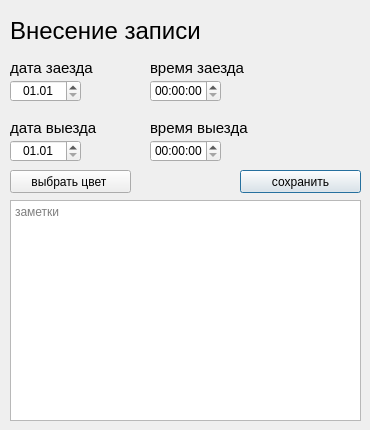
<?xml version="1.0" encoding="UTF-8"?>
<ui version="4.0">
 <class>Dialog</class>
 <widget class="QDialog" name="Dialog">
  <property name="geometry">
   <rect>
    <x>0</x>
    <y>0</y>
    <width>370</width>
    <height>430</height>
   </rect>
  </property>
  <property name="windowTitle">
   <string>Dialog</string>
  </property>
  <widget class="QPushButton" name="btn_save">
   <property name="geometry">
    <rect>
     <x>240</x>
     <y>170</y>
     <width>121</width>
     <height>23</height>
    </rect>
   </property>
   <property name="text">
    <string>сохранить</string>
   </property>
  </widget>
  <widget class="QTextEdit" name="te_notes">
   <property name="geometry">
    <rect>
     <x>10</x>
     <y>200</y>
     <width>351</width>
     <height>221</height>
    </rect>
   </property>
   <property name="html">
    <string>&lt;!DOCTYPE HTML PUBLIC &quot;-//W3C//DTD HTML 4.0//EN&quot; &quot;http://www.w3.org/TR/REC-html40/strict.dtd&quot;&gt;
&lt;html&gt;&lt;head&gt;&lt;meta name=&quot;qrichtext&quot; content=&quot;1&quot; /&gt;&lt;style type=&quot;text/css&quot;&gt;
p, li { white-space: pre-wrap; }
&lt;/style&gt;&lt;/head&gt;&lt;body style=&quot; font-family:'.AppleSystemUIFont'; font-size:13pt; font-weight:400; font-style:normal;&quot;&gt;
&lt;p style=&quot;-qt-paragraph-type:empty; margin-top:0px; margin-bottom:0px; margin-left:0px; margin-right:0px; -qt-block-indent:0; text-indent:0px; font-family:'MS Shell Dlg 2'; font-size:8.25pt;&quot;&gt;&lt;br /&gt;&lt;/p&gt;&lt;/body&gt;&lt;/html&gt;</string>
   </property>
   <property name="cursorWidth">
    <number>1</number>
   </property>
   <property name="placeholderText">
    <string>заметки</string>
   </property>
  </widget>
  <widget class="QDateEdit" name="date_out">
   <property name="geometry">
    <rect>
     <x>10</x>
     <y>140</y>
     <width>71</width>
     <height>22</height>
    </rect>
   </property>
   <property name="alignment">
    <set>Qt::AlignCenter</set>
   </property>
   <property name="displayFormat">
    <string>dd.MM</string>
   </property>
  </widget>
  <widget class="QLabel" name="lbl_name">
   <property name="geometry">
    <rect>
     <x>10</x>
     <y>10</y>
     <width>201</width>
     <height>41</height>
    </rect>
   </property>
   <property name="font">
    <font>
     <pointsize>18</pointsize>
    </font>
   </property>
   <property name="text">
    <string>Внесение записи</string>
   </property>
  </widget>
  <widget class="QPushButton" name="btn_color">
   <property name="geometry">
    <rect>
     <x>10</x>
     <y>170</y>
     <width>121</width>
     <height>23</height>
    </rect>
   </property>
   <property name="text">
    <string>выбрать цвет </string>
   </property>
  </widget>
  <widget class="QLabel" name="lbl_dateIn">
   <property name="geometry">
    <rect>
     <x>10</x>
     <y>60</y>
     <width>111</width>
     <height>16</height>
    </rect>
   </property>
   <property name="font">
    <font>
     <pointsize>11</pointsize>
    </font>
   </property>
   <property name="text">
    <string>дата заезда</string>
   </property>
  </widget>
  <widget class="QLabel" name="lbl_timeIn">
   <property name="geometry">
    <rect>
     <x>150</x>
     <y>60</y>
     <width>111</width>
     <height>16</height>
    </rect>
   </property>
   <property name="font">
    <font>
     <pointsize>11</pointsize>
    </font>
   </property>
   <property name="text">
    <string>время заезда</string>
   </property>
  </widget>
  <widget class="QTimeEdit" name="time_in">
   <property name="geometry">
    <rect>
     <x>150</x>
     <y>80</y>
     <width>71</width>
     <height>22</height>
    </rect>
   </property>
   <property name="alignment">
    <set>Qt::AlignCenter</set>
   </property>
  </widget>
  <widget class="QDateEdit" name="date_in">
   <property name="geometry">
    <rect>
     <x>10</x>
     <y>80</y>
     <width>71</width>
     <height>22</height>
    </rect>
   </property>
   <property name="alignment">
    <set>Qt::AlignCenter</set>
   </property>
   <property name="displayFormat">
    <string>dd.MM</string>
   </property>
  </widget>
  <widget class="QLabel" name="lbl_dateOut">
   <property name="geometry">
    <rect>
     <x>10</x>
     <y>120</y>
     <width>111</width>
     <height>16</height>
    </rect>
   </property>
   <property name="font">
    <font>
     <pointsize>11</pointsize>
    </font>
   </property>
   <property name="text">
    <string>дата выезда</string>
   </property>
  </widget>
  <widget class="QLabel" name="lbl_timeOut">
   <property name="geometry">
    <rect>
     <x>150</x>
     <y>120</y>
     <width>111</width>
     <height>16</height>
    </rect>
   </property>
   <property name="font">
    <font>
     <pointsize>11</pointsize>
    </font>
   </property>
   <property name="text">
    <string>время выезда</string>
   </property>
  </widget>
  <widget class="QTimeEdit" name="time_out">
   <property name="geometry">
    <rect>
     <x>150</x>
     <y>140</y>
     <width>71</width>
     <height>22</height>
    </rect>
   </property>
   <property name="alignment">
    <set>Qt::AlignCenter</set>
   </property>
  </widget>
 </widget>
 <resources/>
 <connections/>
</ui>
